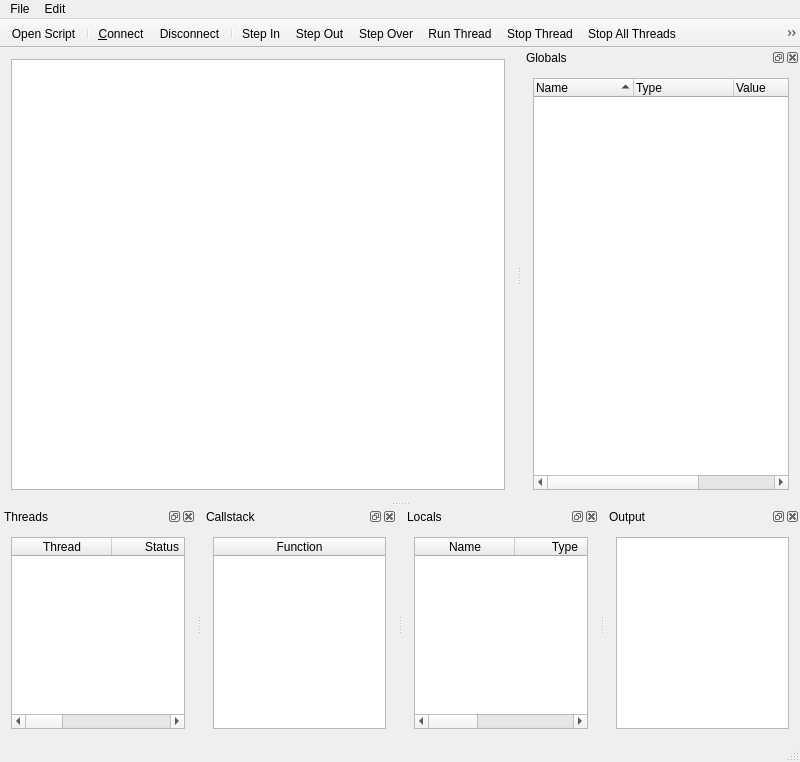
<?xml version="1.0" encoding="UTF-8"?>
<ui version="4.0">
 <class>GMDebuggerQtClass</class>
 <widget class="QMainWindow" name="GMDebuggerQtClass">
  <property name="geometry">
   <rect>
    <x>0</x>
    <y>0</y>
    <width>800</width>
    <height>762</height>
   </rect>
  </property>
  <property name="windowTitle">
   <string>GMDebuggerQt</string>
  </property>
  <widget class="QWidget" name="centralWidget">
   <property name="enabled">
    <bool>true</bool>
   </property>
   <property name="sizePolicy">
    <sizepolicy hsizetype="Expanding" vsizetype="Expanding">
     <horstretch>0</horstretch>
     <verstretch>0</verstretch>
    </sizepolicy>
   </property>
   <layout class="QHBoxLayout" name="horizontalLayout_4">
    <item>
     <widget class="CodeEditor" name="scriptEdit">
      <property name="sizePolicy">
       <sizepolicy hsizetype="Expanding" vsizetype="Expanding">
        <horstretch>0</horstretch>
        <verstretch>0</verstretch>
       </sizepolicy>
      </property>
     </widget>
    </item>
   </layout>
  </widget>
  <widget class="QMenuBar" name="menuBar">
   <property name="enabled">
    <bool>true</bool>
   </property>
   <property name="geometry">
    <rect>
     <x>0</x>
     <y>0</y>
     <width>800</width>
     <height>18</height>
    </rect>
   </property>
   <property name="nativeMenuBar">
    <bool>true</bool>
   </property>
   <widget class="QMenu" name="menuFile">
    <property name="title">
     <string>File</string>
    </property>
    <addaction name="actionConnect"/>
    <addaction name="actionExit"/>
   </widget>
   <widget class="QMenu" name="menuEdit">
    <property name="title">
     <string>Edit</string>
    </property>
    <addaction name="actionSettings"/>
   </widget>
   <addaction name="menuFile"/>
   <addaction name="menuEdit"/>
  </widget>
  <widget class="QToolBar" name="mainToolBar">
   <property name="enabled">
    <bool>true</bool>
   </property>
   <property name="movable">
    <bool>false</bool>
   </property>
   <property name="iconSize">
    <size>
     <width>16</width>
     <height>16</height>
    </size>
   </property>
   <property name="toolButtonStyle">
    <enum>Qt::ToolButtonIconOnly</enum>
   </property>
   <property name="floatable">
    <bool>false</bool>
   </property>
   <attribute name="toolBarArea">
    <enum>TopToolBarArea</enum>
   </attribute>
   <attribute name="toolBarBreak">
    <bool>false</bool>
   </attribute>
   <addaction name="actionOpen_Script"/>
   <addaction name="separator"/>
   <addaction name="actionConnect"/>
   <addaction name="actionDisconnect"/>
   <addaction name="separator"/>
   <addaction name="actionStep_In"/>
   <addaction name="actionStep_Out"/>
   <addaction name="actionStep_Over"/>
   <addaction name="actionRun_Thread"/>
   <addaction name="actionStop_Thread"/>
   <addaction name="actionStop_All_Threads"/>
   <addaction name="actionRun_All_Threads"/>
   <addaction name="actionSet_Break_Point"/>
  </widget>
  <widget class="QStatusBar" name="statusBar">
   <property name="enabled">
    <bool>true</bool>
   </property>
   <property name="sizeGripEnabled">
    <bool>true</bool>
   </property>
  </widget>
  <widget class="QDockWidget" name="dockThreads">
   <property name="floating">
    <bool>false</bool>
   </property>
   <property name="features">
    <set>QDockWidget::AllDockWidgetFeatures</set>
   </property>
   <property name="windowTitle">
    <string>Threads</string>
   </property>
   <attribute name="dockWidgetArea">
    <number>8</number>
   </attribute>
   <widget class="QWidget" name="dockWidgetContents_3">
    <layout class="QHBoxLayout" name="horizontalLayout_3">
     <item>
      <widget class="QTableWidget" name="threadTable">
       <property name="editTriggers">
        <set>QAbstractItemView::NoEditTriggers</set>
       </property>
       <property name="showDropIndicator" stdset="0">
        <bool>false</bool>
       </property>
       <property name="dragDropMode">
        <enum>QAbstractItemView::NoDragDrop</enum>
       </property>
       <property name="selectionMode">
        <enum>QAbstractItemView::SingleSelection</enum>
       </property>
       <property name="selectionBehavior">
        <enum>QAbstractItemView::SelectRows</enum>
       </property>
       <property name="sortingEnabled">
        <bool>true</bool>
       </property>
       <property name="wordWrap">
        <bool>false</bool>
       </property>
       <property name="columnCount">
        <number>4</number>
       </property>
       <attribute name="horizontalHeaderVisible">
        <bool>true</bool>
       </attribute>
       <attribute name="horizontalHeaderCascadingSectionResizes">
        <bool>false</bool>
       </attribute>
       <attribute name="horizontalHeaderDefaultSectionSize">
        <number>100</number>
       </attribute>
       <attribute name="horizontalHeaderMinimumSectionSize">
        <number>50</number>
       </attribute>
       <attribute name="horizontalHeaderStretchLastSection">
        <bool>true</bool>
       </attribute>
       <attribute name="verticalHeaderDefaultSectionSize">
        <number>20</number>
       </attribute>
       <attribute name="verticalHeaderShowSortIndicator" stdset="0">
        <bool>true</bool>
       </attribute>
       <attribute name="verticalHeaderDefaultSectionSize">
        <number>20</number>
       </attribute>
       <attribute name="horizontalHeaderStretchLastSection">
        <bool>true</bool>
       </attribute>
       <attribute name="horizontalHeaderCascadingSectionResizes">
        <bool>false</bool>
       </attribute>
       <attribute name="horizontalHeaderVisible">
        <bool>true</bool>
       </attribute>
       <attribute name="horizontalHeaderMinimumSectionSize">
        <number>50</number>
       </attribute>
       <attribute name="verticalHeaderShowSortIndicator" stdset="0">
        <bool>true</bool>
       </attribute>
       <attribute name="horizontalHeaderDefaultSectionSize">
        <number>100</number>
       </attribute>
       <column>
        <property name="text">
         <string>Thread</string>
        </property>
       </column>
       <column>
        <property name="text">
         <string>Status</string>
        </property>
       </column>
       <column>
        <property name="text">
         <string>Function</string>
        </property>
       </column>
       <column>
        <property name="text">
         <string>Script</string>
        </property>
       </column>
      </widget>
     </item>
    </layout>
   </widget>
  </widget>
  <widget class="QDockWidget" name="dockCallstack">
   <property name="features">
    <set>QDockWidget::AllDockWidgetFeatures</set>
   </property>
   <property name="windowTitle">
    <string>Callstack</string>
   </property>
   <attribute name="dockWidgetArea">
    <number>8</number>
   </attribute>
   <widget class="QWidget" name="dockWidgetContents_4">
    <layout class="QHBoxLayout" name="horizontalLayout_2">
     <item>
      <widget class="QTableWidget" name="callStack">
       <property name="editTriggers">
        <set>QAbstractItemView::NoEditTriggers</set>
       </property>
       <property name="dragDropMode">
        <enum>QAbstractItemView::DropOnly</enum>
       </property>
       <property name="selectionMode">
        <enum>QAbstractItemView::SingleSelection</enum>
       </property>
       <property name="selectionBehavior">
        <enum>QAbstractItemView::SelectRows</enum>
       </property>
       <property name="columnCount">
        <number>1</number>
       </property>
       <attribute name="horizontalHeaderDefaultSectionSize">
        <number>100</number>
       </attribute>
       <attribute name="horizontalHeaderMinimumSectionSize">
        <number>50</number>
       </attribute>
       <attribute name="horizontalHeaderShowSortIndicator" stdset="0">
        <bool>true</bool>
       </attribute>
       <attribute name="horizontalHeaderStretchLastSection">
        <bool>true</bool>
       </attribute>
       <attribute name="verticalHeaderVisible">
        <bool>false</bool>
       </attribute>
       <attribute name="verticalHeaderDefaultSectionSize">
        <number>20</number>
       </attribute>
       <attribute name="verticalHeaderVisible">
        <bool>false</bool>
       </attribute>
       <attribute name="horizontalHeaderShowSortIndicator" stdset="0">
        <bool>true</bool>
       </attribute>
       <attribute name="verticalHeaderDefaultSectionSize">
        <number>20</number>
       </attribute>
       <attribute name="horizontalHeaderStretchLastSection">
        <bool>true</bool>
       </attribute>
       <attribute name="horizontalHeaderMinimumSectionSize">
        <number>50</number>
       </attribute>
       <attribute name="horizontalHeaderDefaultSectionSize">
        <number>100</number>
       </attribute>
       <column>
        <property name="text">
         <string>Function</string>
        </property>
       </column>
      </widget>
     </item>
    </layout>
   </widget>
  </widget>
  <widget class="QDockWidget" name="dockContext">
   <property name="windowTitle">
    <string>Locals</string>
   </property>
   <attribute name="dockWidgetArea">
    <number>8</number>
   </attribute>
   <widget class="QWidget" name="dockWidgetContents_5">
    <layout class="QHBoxLayout" name="horizontalLayout">
     <item>
      <widget class="QTableWidget" name="context">
       <property name="editTriggers">
        <set>QAbstractItemView::NoEditTriggers</set>
       </property>
       <property name="dragDropMode">
        <enum>QAbstractItemView::DropOnly</enum>
       </property>
       <property name="selectionMode">
        <enum>QAbstractItemView::SingleSelection</enum>
       </property>
       <property name="selectionBehavior">
        <enum>QAbstractItemView::SelectRows</enum>
       </property>
       <property name="columnCount">
        <number>3</number>
       </property>
       <attribute name="horizontalHeaderDefaultSectionSize">
        <number>100</number>
       </attribute>
       <attribute name="horizontalHeaderMinimumSectionSize">
        <number>50</number>
       </attribute>
       <attribute name="horizontalHeaderShowSortIndicator" stdset="0">
        <bool>true</bool>
       </attribute>
       <attribute name="horizontalHeaderStretchLastSection">
        <bool>true</bool>
       </attribute>
       <attribute name="verticalHeaderVisible">
        <bool>false</bool>
       </attribute>
       <attribute name="verticalHeaderDefaultSectionSize">
        <number>20</number>
       </attribute>
       <attribute name="verticalHeaderVisible">
        <bool>false</bool>
       </attribute>
       <attribute name="horizontalHeaderShowSortIndicator" stdset="0">
        <bool>true</bool>
       </attribute>
       <attribute name="verticalHeaderDefaultSectionSize">
        <number>20</number>
       </attribute>
       <attribute name="horizontalHeaderStretchLastSection">
        <bool>true</bool>
       </attribute>
       <attribute name="horizontalHeaderMinimumSectionSize">
        <number>50</number>
       </attribute>
       <attribute name="horizontalHeaderDefaultSectionSize">
        <number>100</number>
       </attribute>
       <column>
        <property name="text">
         <string>Name</string>
        </property>
       </column>
       <column>
        <property name="text">
         <string>Type</string>
        </property>
       </column>
       <column>
        <property name="text">
         <string>Value</string>
        </property>
       </column>
      </widget>
     </item>
    </layout>
   </widget>
  </widget>
  <widget class="QDockWidget" name="dockGlobals">
   <property name="layoutDirection">
    <enum>Qt::LeftToRight</enum>
   </property>
   <property name="windowTitle">
    <string>Globals</string>
   </property>
   <attribute name="dockWidgetArea">
    <number>2</number>
   </attribute>
   <widget class="QWidget" name="dockWidgetContents_6">
    <layout class="QHBoxLayout" name="horizontalLayout_6">
     <item>
      <widget class="QTreeWidget" name="globalsTable">
       <property name="editTriggers">
        <set>QAbstractItemView::NoEditTriggers</set>
       </property>
       <property name="showDropIndicator" stdset="0">
        <bool>false</bool>
       </property>
       <property name="horizontalScrollMode">
        <enum>QAbstractItemView::ScrollPerItem</enum>
       </property>
       <property name="uniformRowHeights">
        <bool>true</bool>
       </property>
       <attribute name="headerCascadingSectionResizes">
        <bool>false</bool>
       </attribute>
       <attribute name="headerDefaultSectionSize">
        <number>100</number>
       </attribute>
       <attribute name="headerMinimumSectionSize">
        <number>50</number>
       </attribute>
       <attribute name="headerShowSortIndicator" stdset="0">
        <bool>true</bool>
       </attribute>
       <attribute name="headerStretchLastSection">
        <bool>false</bool>
       </attribute>
       <attribute name="headerCascadingSectionResizes">
        <bool>false</bool>
       </attribute>
       <attribute name="headerDefaultSectionSize">
        <number>100</number>
       </attribute>
       <attribute name="headerMinimumSectionSize">
        <number>50</number>
       </attribute>
       <attribute name="headerShowSortIndicator" stdset="0">
        <bool>true</bool>
       </attribute>
       <attribute name="headerStretchLastSection">
        <bool>false</bool>
       </attribute>
       <column>
        <property name="text">
         <string>Name</string>
        </property>
       </column>
       <column>
        <property name="text">
         <string>Type</string>
        </property>
       </column>
       <column>
        <property name="text">
         <string>Value</string>
        </property>
       </column>
      </widget>
     </item>
    </layout>
   </widget>
  </widget>
  <widget class="QDockWidget" name="dockOutput">
   <property name="floating">
    <bool>false</bool>
   </property>
   <property name="features">
    <set>QDockWidget::AllDockWidgetFeatures</set>
   </property>
   <property name="windowTitle">
    <string>Output</string>
   </property>
   <attribute name="dockWidgetArea">
    <number>8</number>
   </attribute>
   <widget class="QWidget" name="dockWidgetContents">
    <layout class="QHBoxLayout" name="horizontalLayout_5">
     <item>
      <widget class="QTextEdit" name="outputWindow">
       <property name="sizePolicy">
        <sizepolicy hsizetype="Expanding" vsizetype="MinimumExpanding">
         <horstretch>0</horstretch>
         <verstretch>0</verstretch>
        </sizepolicy>
       </property>
       <property name="minimumSize">
        <size>
         <width>0</width>
         <height>0</height>
        </size>
       </property>
       <property name="textInteractionFlags">
        <set>Qt::TextSelectableByKeyboard|Qt::TextSelectableByMouse</set>
       </property>
      </widget>
     </item>
    </layout>
   </widget>
  </widget>
  <action name="actionConnect">
   <property name="icon">
    <iconset resource="gmdebuggerqt.qrc">
     <normaloff>:/GMDebuggerQt/Resources/connect.png</normaloff>:/GMDebuggerQt/Resources/connect.png</iconset>
   </property>
   <property name="text">
    <string>Connect</string>
   </property>
   <property name="iconText">
    <string>&amp;Connect</string>
   </property>
  </action>
  <action name="actionExit">
   <property name="text">
    <string>Exit</string>
   </property>
  </action>
  <action name="actionStep_In">
   <property name="icon">
    <iconset resource="gmdebuggerqt.qrc">
     <normaloff>:/GMDebuggerQt/Resources/step_in.png</normaloff>:/GMDebuggerQt/Resources/step_in.png</iconset>
   </property>
   <property name="text">
    <string>Step In</string>
   </property>
   <property name="shortcut">
    <string>F11</string>
   </property>
  </action>
  <action name="actionStep_Out">
   <property name="icon">
    <iconset resource="gmdebuggerqt.qrc">
     <normaloff>:/GMDebuggerQt/Resources/step_out.png</normaloff>:/GMDebuggerQt/Resources/step_out.png</iconset>
   </property>
   <property name="text">
    <string>Step Out</string>
   </property>
   <property name="shortcut">
    <string>Shift+F11</string>
   </property>
  </action>
  <action name="actionStep_Over">
   <property name="icon">
    <iconset resource="gmdebuggerqt.qrc">
     <normaloff>:/GMDebuggerQt/Resources/step_over.png</normaloff>:/GMDebuggerQt/Resources/step_over.png</iconset>
   </property>
   <property name="text">
    <string>Step Over</string>
   </property>
   <property name="shortcut">
    <string>F10</string>
   </property>
  </action>
  <action name="actionRun_Thread">
   <property name="icon">
    <iconset resource="gmdebuggerqt.qrc">
     <normaloff>:/GMDebuggerQt/Resources/thread_run.png</normaloff>:/GMDebuggerQt/Resources/thread_run.png</iconset>
   </property>
   <property name="text">
    <string>Run Thread</string>
   </property>
   <property name="shortcut">
    <string>F5</string>
   </property>
  </action>
  <action name="actionStop_Thread">
   <property name="icon">
    <iconset resource="gmdebuggerqt.qrc">
     <normaloff>:/GMDebuggerQt/Resources/thread_stop.png</normaloff>:/GMDebuggerQt/Resources/thread_stop.png</iconset>
   </property>
   <property name="text">
    <string>Stop Thread</string>
   </property>
  </action>
  <action name="actionStop_All_Threads">
   <property name="icon">
    <iconset resource="gmdebuggerqt.qrc">
     <normaloff>:/GMDebuggerQt/Resources/thread_stopall.png</normaloff>:/GMDebuggerQt/Resources/thread_stopall.png</iconset>
   </property>
   <property name="text">
    <string>Stop All Threads</string>
   </property>
   <property name="shortcut">
    <string>Pause</string>
   </property>
  </action>
  <action name="actionRun_All_Threads">
   <property name="icon">
    <iconset resource="gmdebuggerqt.qrc">
     <normaloff>:/GMDebuggerQt/Resources/thread_runall.png</normaloff>:/GMDebuggerQt/Resources/thread_runall.png</iconset>
   </property>
   <property name="text">
    <string>Run All Threads</string>
   </property>
  </action>
  <action name="actionSet_Break_Point">
   <property name="icon">
    <iconset resource="gmdebuggerqt.qrc">
     <normaloff>:/GMDebuggerQt/Resources/breakpoint.png</normaloff>:/GMDebuggerQt/Resources/breakpoint.png</iconset>
   </property>
   <property name="text">
    <string>Set Break Point</string>
   </property>
   <property name="shortcut">
    <string>F9</string>
   </property>
  </action>
  <action name="actionDisconnect">
   <property name="icon">
    <iconset resource="gmdebuggerqt.qrc">
     <normaloff>:/GMDebuggerQt/Resources/disconnect.png</normaloff>:/GMDebuggerQt/Resources/disconnect.png</iconset>
   </property>
   <property name="text">
    <string>Disconnect</string>
   </property>
  </action>
  <action name="actionOpen_Script">
   <property name="icon">
    <iconset resource="gmdebuggerqt.qrc">
     <normaloff>:/GMDebuggerQt/Resources/script_open.png</normaloff>:/GMDebuggerQt/Resources/script_open.png</iconset>
   </property>
   <property name="text">
    <string>Open Script</string>
   </property>
  </action>
  <action name="actionSettings">
   <property name="checkable">
    <bool>false</bool>
   </property>
   <property name="text">
    <string>Settings</string>
   </property>
  </action>
 </widget>
 <layoutdefault spacing="6" margin="11"/>
 <customwidgets>
  <customwidget>
   <class>CodeEditor</class>
   <extends>QTextEdit</extends>
   <header>codeeditor.h</header>
  </customwidget>
 </customwidgets>
 <resources>
  <include location="gmdebuggerqt.qrc"/>
 </resources>
 <connections/>
</ui>
